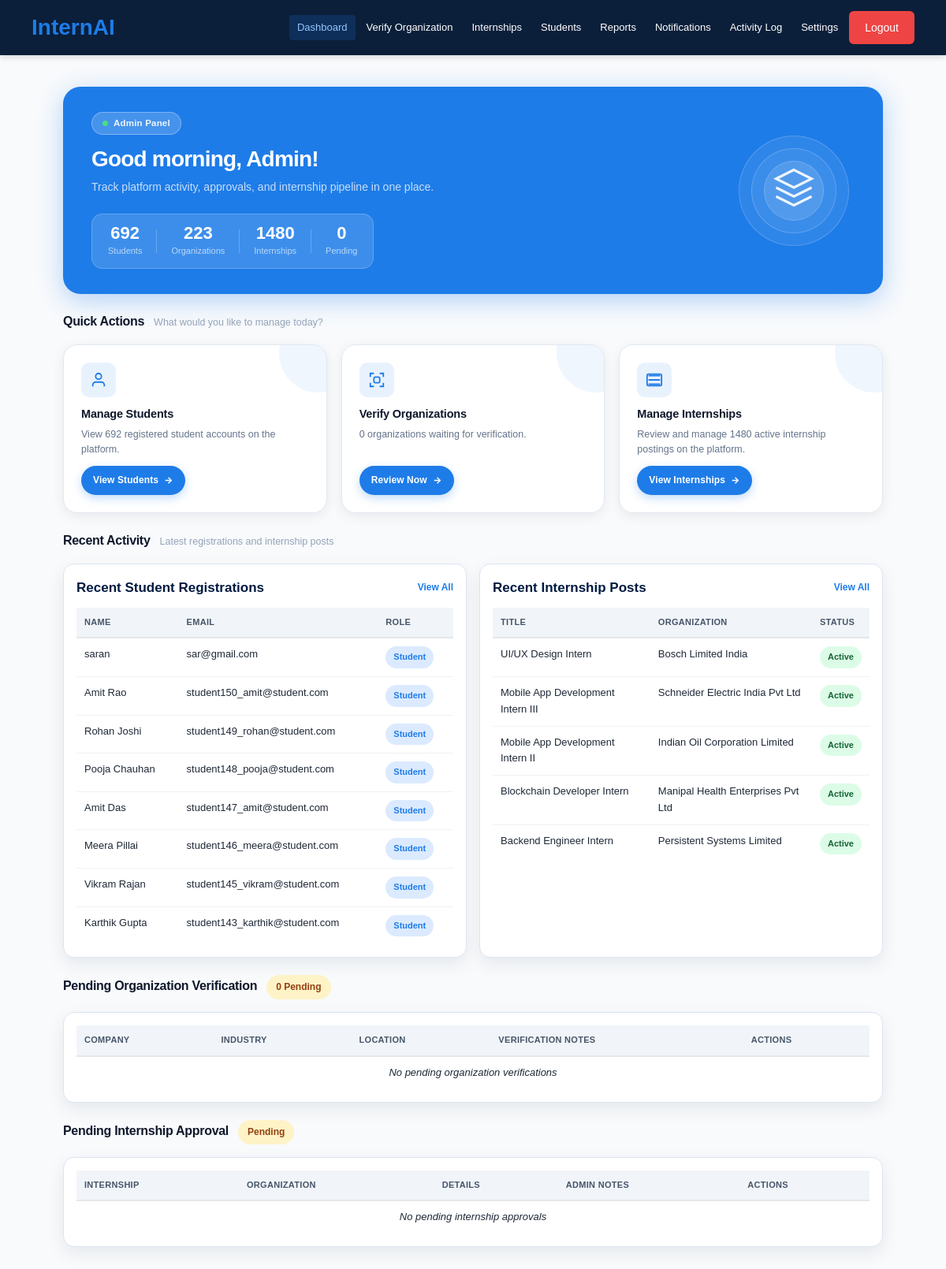
The page /admin (signed in) on the database its author committed.
### app.py (models this page shows)
class User(UserMixin, db.Model):
    id = db.Column(db.Integer, primary_key=True)
    name = db.Column(db.String(100))
    email = db.Column(db.String(100), unique=True)
    password = db.Column(db.String(100))
    role = db.Column(db.String(20))  # student, organization, admin

class Internship(db.Model):
    id = db.Column(db.Integer, primary_key=True)
    organization_id = db.Column(db.Integer)  # Use organization_id to match existing DB
    title = db.Column(db.String(200))
    skills_required = db.Column(db.Text)
    capacity = db.Column(db.Integer)
    location = db.Column(db.String(200), default='Remote')
    duration = db.Column(db.String(100), default='3 months')
    stipend = db.Column(db.String(100))
    status = db.Column(db.String(50), default='pending')  # pending until admin verifies
    created_at = db.Column(db.DateTime, default=datetime.utcnow)
    admin_notes = db.Column(db.Text)

class Organization(db.Model):
    id = db.Column(db.Integer, primary_key=True)
    user_id = db.Column(db.Integer)
    company_name = db.Column(db.String(200))
    gst_number = db.Column(db.String(100))
    domain_email = db.Column(db.String(100))
    linkedin_profile = db.Column(db.String(300))
    industry = db.Column(db.String(100))
    location = db.Column(db.String(200))
    description = db.Column(db.Text)
    is_verified = db.Column(db.Boolean, default=False)
    verification_status = db.Column(db.String(50), default='pending')  # pending, approved, rejected
    verification_notes = db.Column(db.Text)
    created_at = db.Column(db.DateTime, default=datetime.utcnow)

### app.py (the view)
@app.route('/admin')
@login_required
@admin_required
def admin_dashboard():
    all_users = User.query.order_by(User.id.desc()).limit(10).all()
    all_internships = Internship.query.order_by(Internship.created_at.desc()).all()
    total_students = StudentProfile.query.count()
    total_orgs = Organization.query.count()
    verified_orgs = Organization.query.filter_by(is_verified=True).count()
    pending_orgs = Organization.query.filter_by(verification_status='pending').count()
    total_internships = Internship.query.count()
    recent_internships = []
    pending_first = Internship.query.filter_by(status='pending').order_by(Internship.created_at.desc()).all()
    other_recent  = Internship.query.filter(Internship.status != 'pending').order_by(Internship.created_at.desc()).limit(5).all()
    for i in (pending_first + other_recent)[:8]:
        org = Organization.query.filter_by(id=i.organization_id).first() if i.organization_id else None
        recent_internships.append({'internship': i, 'org': org})
    pending_org_list = Organization.query.filter_by(verification_status='pending').all()
    stats = {
        'total_students': total_students,
        'total_orgs': total_orgs,
        'verified_orgs': verified_orgs,
        'pending_orgs': pending_orgs,
        'total_internships': total_internships,
    }
    return render_template('dashboard_admin.html', stats=stats, recent_users=all_users, recent_internships=recent_internships, pending_org_list=pending_org_list)

### app.py (called while the page is built)
def admin_required(f):
    @wraps(f)
    def decorated_function(*args, **kwargs):
        if not current_user.is_authenticated or current_user.role != 'admin':
            return redirect(url_for('home'))
        return f(*args, **kwargs)
    return decorated_function

@login_manager.user_loader
def load_user(user_id):
    return User.query.get(int(user_id))

### templates/dashboard_admin.html (shortened to what this page needs)
{% extends "base.html" %}
{% block content %}
<div class="container admin-dashboard-page adm-dashboard-vertical">
  <main class="adm-main">
    <div class="adm-welcome-card fade-in-up">
      <div class="adm-welcome-content">
        <div class="adm-active-tag">
          <span class="adm-pulse-dot"></span>
          <span>Admin Panel</span>
        </div>
        <h1 class="adm-greeting" id="greeting-text">Dashboard Overview</h1>
        <p class="adm-greeting-sub">Track platform activity, approvals, and internship pipeline in one place.</p>
        <div class="adm-stats-row">
          <div class="adm-stat">
            <span class="adm-stat-num">{{ stats.total_students }}</span>
            <span class="adm-stat-lbl">Students</span>
          </div>
          <div class="adm-stat">
            <span class="adm-stat-num">{{ stats.total_orgs }}</span>
            <span class="adm-stat-lbl">Organizations</span>
          </div>
          <div class="adm-stat">
            <span class="adm-stat-num">{{ stats.total_internships }}</span>
            <span class="adm-stat-lbl">Internships</span>
          </div>
          <div class="adm-stat">
            <span class="adm-stat-num">{{ stats.pending_orgs }}</span>
            <span class="adm-stat-lbl">Pending</span>
          </div>
        </div>
      </div>
      <div class="adm-welcome-art" aria-hidden="true">
        <div class="adm-art-ring r1"></div>
        <div class="adm-art-ring r2"></div>
        <div class="adm-art-ring r3"></div>
        <div class="adm-art-inner">
          <svg width="54" height="54" viewBox="0 0 24 24" fill="none" stroke="currentColor" stroke-width="1.4">
            <path d="M12 2L2 7l10 5 10-5-10-5z"/>
            <path d="M2 17l10 5 10-5"/>
            <path d="M2 12l10 5 10-5"/>
          </svg>
        </div>
      </div>
    </div>
    <div class="adm-section fade-in-up" style="--anim-delay:.10s">
      <div class="adm-section-hd">
        <h2 class="adm-section-title">Quick Actions</h2>
        <span class="adm-section-sub">What would you like to manage today?</span>
      </div>
      <div class="adm-action-grid">
        <div class="adm-ac adm-ac-blue" tabindex="0" onclick="location.href='/admin/students'" role="button">
          <div class="adm-ac-icon-wrap">
            <svg width="22" height="22" viewBox="0 0 24 24" fill="none" stroke="currentColor" stroke-width="2">
              <path d="M20 21v-2a4 4 0 0 0-4-4H8a4 4 0 0 0-4 4v2"/>
              <circle cx="12" cy="7" r="4"/>
            </svg>
          </div>
          <div class="adm-ac-body">
            <h3 class="adm-ac-title">Manage Students</h3>
            <p class="adm-ac-desc">View {{ stats.total_students }} registered student accounts on the platform.</p>
          </div>
          <a href="/admin/students" class="adm-ac-btn">
            View Students
            <svg width="13" height="13" viewBox="0 0 24 24" fill="none" stroke="currentColor" stroke-width="2.5"><line x1="5" y1="12" x2="19" y2="12"/><polyline points="12 5 19 12 12 19"/></svg>
          </a>
        </div>
        <div class="adm-ac adm-ac-blue" tabindex="0" onclick="location.href='/admin/organizations'" role="button">
          <div class="adm-ac-icon-wrap">
            <svg width="22" height="22" viewBox="0 0 24 24" fill="none" stroke="currentColor" stroke-width="2">
              <path d="M16 3h5v5"/><path d="M8 3H3v5"/>
              <path d="M16 21h5v-5"/><path d="M8 21H3v-5"/>
              <rect x="8" y="8" width="8" height="8" rx="2"/>
            </svg>
          </div>
          <div class="adm-ac-body">
            <h3 class="adm-ac-title">Verify Organizations</h3>
            <p class="adm-ac-desc">{{ stats.pending_orgs }} organization{{ 's' if stats.pending_orgs != 1 else '' }} waiting for verification.</p>
          </div>
          <a href="/admin/organizations" class="adm-ac-btn">
            Review Now
            <svg width="13" height="13" viewBox="0 0 24 24" fill="none" stroke="currentColor" stroke-width="2.5"><line x1="5" y1="12" x2="19" y2="12"/><polyline points="12 5 19 12 12 19"/></svg>
          </a>
        </div>
        <div class="adm-ac adm-ac-blue" tabindex="0" onclick="location.href='/admin/internships'" role="button">
          <div class="adm-ac-icon-wrap">
            <svg width="22" height="22" viewBox="0 0 24 24" fill="none" stroke="currentColor" stroke-width="2">
              <path d="M4 6h16M4 12h16M4 18h16"/>
              <rect x="2" y="4" width="20" height="16" rx="2"/>
            </svg>
          </div>
          <div class="adm-ac-body">
            <h3 class="adm-ac-title">Manage Internships</h3>
            <p class="adm-ac-desc">Review and manage {{ stats.total_internships }} active internship postings on the platform.</p>
          </div>
          <a href="/admin/internships" class="adm-ac-btn">
            View Internships
            <svg width="13" height="13" viewBox="0 0 24 24" fill="none" stroke="currentColor" stroke-width="2.5"><line x1="5" y1="12" x2="19" y2="12"/><polyline points="12 5 19 12 12 19"/></svg>
          </a>
        </div>
      </div>
    </div>
    <div class="adm-section fade-in-up" style="--anim-delay:.15s">
      <div class="adm-section-hd">
        <h2 class="adm-section-title">Recent Activity</h2>
        <span class="adm-section-sub">Latest registrations and internship posts</span>
      </div>
      <div class="adm-grid-2">
        <div class="adm-section-card">
          <div class="adm-section-head">
            <h2>Recent Student Registrations</h2>
            <a href="/admin/students" class="adm-link-btn">View All</a>
          </div>
          <div class="adm-table-wrap">
            <table class="adm-table">
              <thead>
                <tr>
                  <th>Name</th>
                  <th>Email</th>
                  <th>Role</th>
                </tr>
              </thead>
              <tbody>
                {% set students_ns = namespace(has_students=false) %}
                {% for user in recent_users %}
                {% if user.role == 'student' %}
                {% set students_ns.has_students = true %}
                <tr>
                  <td>{{ user.name }}</td>
                  <td>{{ user.email }}</td>
                  <td><span class="adm-pill adm-pill-blue">Student</span></td>
                </tr>
                {% endif %}
                {% endfor %}
              </tbody>
            </table>
          </div>
        </div>
        <div class="adm-section-card">
          <div class="adm-section-head">
            <h2>Recent Internship Posts</h2>
            <a href="/admin/internships" class="adm-link-btn">View All</a>
          </div>
          <div class="adm-table-wrap">
            <table class="adm-table">
              <thead>
                <tr>
                  <th>Title</th>
                  <th>Organization</th>
                  <th>Status</th>
                </tr>
              </thead>
              <tbody>
                {% if recent_internships %}
                {% for item in recent_internships %}
                <tr>
                  <td>{{ item.internship.title }}</td>
                  <td>{{ item.org.company_name if item.org else 'N/A' }}</td>
                  <td><span class="adm-pill adm-pill-green">Active</span></td>
                </tr>
                {% endfor %}
                {% else %}
                <tr>
                  <td colspan="3" class="adm-empty-row">No recent internship posts</td>
                </tr>
                {% endif %}
              </tbody>
            </table>
          </div>
        </div>
      </div>
    </div>
    <div class="adm-section fade-in-up" style="--anim-delay:.20s">
      <div class="adm-section-hd">
        <h2 class="adm-section-title">Pending Organization Verification</h2>
        <span class="adm-count-badge">{{ stats.pending_orgs }} Pending</span>
      </div>
      <div class="adm-section-card">
        <div class="adm-table-wrap">
          <table class="adm-table">
            <thead>
              <tr>
                <th>Company</th>
                <th>Industry</th>
                <th>Location</th>
                <th>Verification Notes</th>
                <th>Actions</th>
              </tr>
            </thead>
            <tbody>
              {% if pending_org_list %}
              {% for org in pending_org_list %}
              <tr>
                <td>
                  <strong>{{ org.company_name }}</strong>
                  <div class="adm-cell-sub">{{ org.domain_email if org.domain_email else 'No email provided' }}</div>
                </td>
                <td>{{ org.industry if org.industry else 'N/A' }}</td>
                <td>{{ org.location if org.location else 'N/A' }}</td>
                <td>
                  <textarea id="org_notes_{{ org.id }}" class="adm-note-input" placeholder="Enter verification notes..."></textarea>
                </td>
                <td>
                  <div class="adm-action-col">
                    <button class="btn btn-success" onclick="verifyOrg({{ org.id }}, 'approve')">Approve</button>
                    <button class="btn btn-danger" onclick="verifyOrg({{ org.id }}, 'reject')">Reject</button>
                  </div>
                </td>
              </tr>
              {% endfor %}
              {% else %}
              <tr>
                <td colspan="5" class="adm-empty-row">No pending organization verifications</td>
              </tr>
              {% endif %}
            </tbody>
          </table>
        </div>
      </div>
    </div>
    <div class="adm-section fade-in-up" style="--anim-delay:.25s">
      <div class="adm-section-hd">
        <h2 class="adm-section-title">Pending Internship Approval</h2>
        <span class="adm-count-badge">{{ stats.pending_internships }} Pending</span>
      </div>
      <div class="adm-section-card">
        <div class="adm-table-wrap">
          <table class="adm-table">
            <thead>
              <tr>
                <th>Internship</th>
                <th>Organization</th>
                <th>Details</th>
                <th>Admin Notes</th>
                <th>Actions</th>
              </tr>
            </thead>
            <tbody>
              {% if pending_internship_list %}
              {% for item in pending_internship_list %}
              <tr>
                <td>
                  <strong>{{ item.internship.title }}</strong>
                  <div class="adm-cell-sub">
                    {{ item.internship.created_at.strftime('%d %b %Y') if item.internship.created_at else 'Date N/A' }}
                  </div>
                </td>
                <td>{{ item.org.company_name if item.org else 'Unknown' }}</td>
                <td>
                  <div class="adm-cell-sub">Location: {{ item.internship.location if item.internship.location else 'N/A' }}</div>
                  <div class="adm-cell-sub">Duration: {{ item.internship.duration if item.internship.duration else 'N/A' }}</div>
                  <div class="adm-cell-sub">Capacity: {{ item.internship.capacity }}</div>
                </td>
                <td>
                  <textarea id="notes_{{ item.internship.id }}" class="adm-note-input" placeholder="Add approval or rejection notes..."></textarea>
                </td>
                <td>
                  <div class="adm-action-col">
                    <button class="btn btn-success" onclick="approveInternship({{ item.internship.id }})">Approve</button>
                    <button class="btn btn-danger" onclick="rejectInternship({{ item.internship.id }})">Reject</button>
                  </div>
                </td>
              </tr>
              {% endfor %}
              {% else %}
              <tr>
                <td colspan="5" class="adm-empty-row">No pending internship approvals</td>
              </tr>
              {% endif %}
            </tbody>
          </table>
        </div>
      </div>
    </div>
  </main>
</div>
{% endblock %}

### static/style.css (style rules this page uses)
* { margin: 0; padding: 0; box-sizing: border-box; font-family: Arial, sans-serif; }
body { background: #f8fafc; color: #0b1f3a; }

### rows shown on the page
User: name "saran", email "sar@gmail.com"
User: name "Amit Rao", email "student150_amit@student.com"
User: name "Rohan Joshi", email "student149_rohan@student.com"
User: name "Pooja Chauhan", email "student148_pooja@student.com"
User: name "Amit Das", email "student147_amit@student.com"
User: name "Meera Pillai", email "student146_meera@student.com"
User: name "Vikram Rajan", email "student145_vikram@student.com"
User: name "Karthik Gupta", email "student143_karthik@student.com"
Internship: internship "UI/UX Design Intern"
Organization: org "Bosch Limited India"
Internship: internship "Mobile App Development Intern III"
Organization: org "Schneider Electric India Pvt Ltd"
Internship: internship "Mobile App Development Intern II"
Organization: org "Indian Oil Corporation Limited"
Internship: internship "Blockchain Developer Intern"
Organization: org "Manipal Health Enterprises Pvt Ltd"
Internship: internship "Backend Engineer Intern"
Organization: org "Persistent Systems Limited"

### other values the page prints
{{ label }} "Dashboard" "Verify Organization" "Internships" "Students" "Reports" "Notifications" "Activity Log" "Settings"
{{ stats.total_students }} "692"
{{ stats.total_orgs }} "223"
{{ stats.total_internships }} "1480"
{{ stats.pending_orgs }} "0"
{{ 's' if stats.pending_orgs != 1 else '' }} "s"
